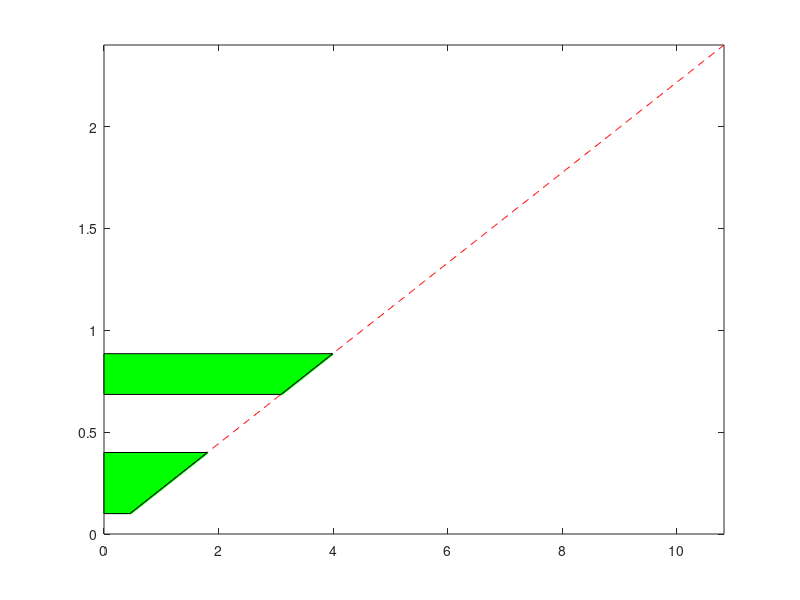

Write MATLAB code to recreate this figure. (Note: this script raises an error after producing the figure.)
clear all
close all

SenVert = 15;
SenHoriz = 90;
MountAngle = -5; %+ve clockwise
Alpha = ((SenVert/2) + MountAngle)*(pi/180);
Beta = ((SenVert/2) - MountAngle)*(pi/180); %FOV looking down
Gamma = 0.1*(pi/180);

BLength = 1;
BHeight = 0.4;
WAngle = 45*(pi/180);
% Wy = linspace(BHeight,2.4,(((2.4-BHeight)/0.005))+1); %increment 5mm
% Wx = Wy/tan(WAngle);
% Wx = transpose(Wx);

GroundPresep = 4;

ObjHeightPersep = 0.3;

ObjHeightPersep2 = 0.1;

ObjDistancePersep = 1.3;

ClrObjHeight = 1.7;


% ZPos = linspace(0.1,2.4,47); %increment 50mm
% ZPos = linspace(0.1,2.4,24); %increment 100mm
% ZPos = linspace(0.1,2.4,231); %increment 10mm
ZPos = linspace(0.1,2.4,461); %increment 5mm
ZPosT = transpose(ZPos);

Ground = ZPosT/tan(Beta);
GroundCrit = NaN([size(Ground,1),1]);
ZPosGround = NaN([size(ZPosT,1),1]);

cGnd = 1;
for a = 1:size(Ground,1)
    if Ground(a,1) < GroundPresep
        GroundCrit(cGnd,1) = Ground(a,1);
        ZPosGround(cGnd,1) = ZPosT(a,1);
        if ZPosGround(cGnd,1) > BHeight
            Wx = (ZPosGround(cGnd,1) - BHeight)/tan(WAngle);
            if ZPosGround(cGnd,1) < BHeight + (BLength + Wx)*tan(Beta)
                GroundCrit(cGnd,1) = NaN;
                ZPosGround(cGnd,1) = NaN;
            end
        end
        
        cGnd = cGnd+1;
    end
end

ZPosGroundA = ZPosGround;
ZPosGroundA(isnan(ZPosGround)) = 0;
gH = zeros(2);
gL = zeros(2);
if norm(ZPosGroundA) > 0
    if max(ZPosGround) > BHeight
        gzH(1) = ZPosGround(find(ZPosGround >= BHeight + (BLength)*tan(Beta), 1, 'first'));
        gzH(2) = ZPosGround(find(ZPosGround >= BHeight + (BLength + Wx)*tan(Beta), 1, 'last'));
        ggH(1) = GroundCrit(find(ZPosGround >= BHeight + (BLength)*tan(Beta), 1, 'first'));
        ggH(2) = GroundCrit(find(ZPosGround >= BHeight + (BLength + Wx)*tan(Beta), 1, 'last'));

        gH = [ggH(1) gzH(1); ggH(2) gzH(2)];

    end

    gzL(1) = ZPosGround(find(ZPosGround <= BHeight, 1, 'first'));
    gzL(2) = ZPosGround(find(ZPosGround <= BHeight, 1, 'last'));
    ggL(1) = GroundCrit(find(ZPosGround <= BHeight, 1, 'first'));
    ggL(2) = GroundCrit(find(ZPosGround <= BHeight, 1, 'last'));

    gL = [ggL(1) gzL(1); ggL(2) gzL(2)];
end

figure
h = plot(Ground,ZPosT,'r--',GroundCrit,ZPosGround,'g','LineWidth',2');
xlim([0 Ground(end)])
ylim([0 ZPosT(end)])

patch([0,gH(1,1),gH(2,1), 0],[gH(1,2),gH(1,2),gH(2,2), gH(2,2)],'g')
patch([0,gL(1,1),gL(2,1), 0],[gL(1,2),gL(1,2),gL(2,2), gL(2,2)],'g')
alpha(.5)

uistack(h(2),'top')

grid ('on')
grid ('minor')
title('Sensor height vs Distance to perceive Gnd')
xlabel('Distance to perceive (m)')
ylabel('Sensor height (Z-position (m))')
% legend('All','Target criteria (2 m)','Location','northwest')
legend('All',['Target criteria ' num2str(GroundPresep) 'm'],'Location','northwest')